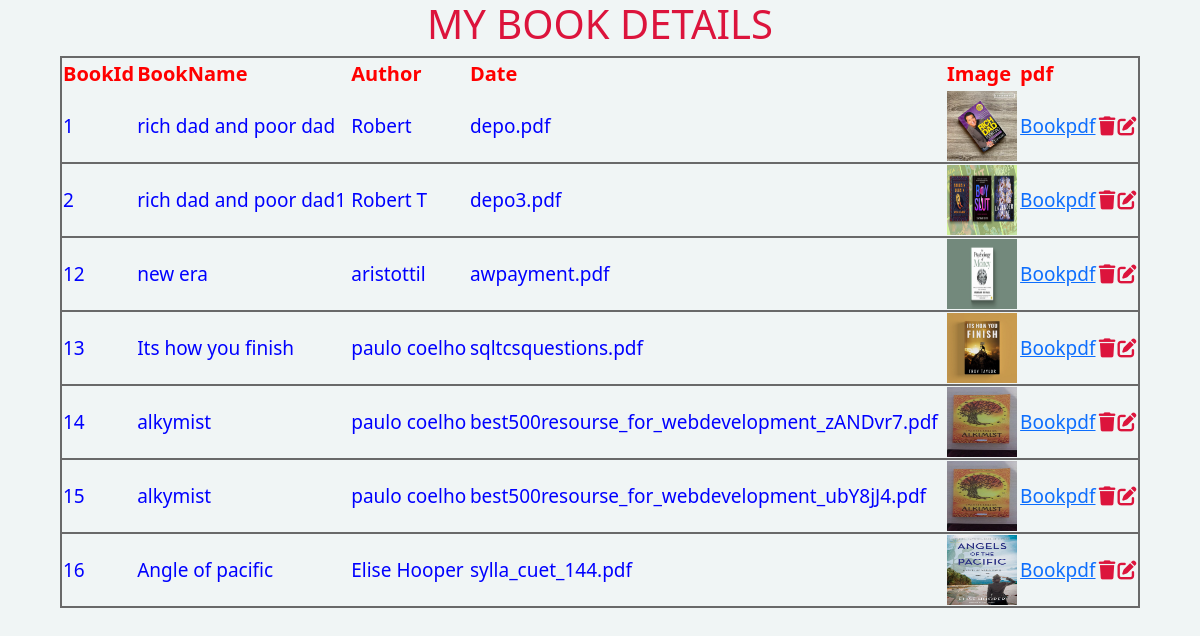
The page /book_app/bookpro/ on the database its author committed.
### book_app/models.py (models this page shows, shortened)
class bookmodel(models.Model):
    bookna=models.CharField(max_length=60)
    bookau=models.CharField(max_length=50)
    bookpdf=models.FileField(upload_to='book_app/static')
    bookimage=models.FileField(upload_to='book_app/static')
    date=models.DateField(auto_now_add=True)

### book_app/views.py (the view)
# urls.py: path('bookpro/',userbookdetails.as_view(),name='bookpro'),
class userbookdetails(generic.ListView):
    model=bookmodel
    template_name='bookprofile.html'
    def get(self,request):
        a=self.model.objects.all()
        id1=[]
        nam=[]
        ba=[]
        bpdf=[]
        bima=[]
        bda=[]
        for i in a:
            na=i.bookna
            nam.append(na)
            au=i.bookau
            ba.append(au)
            pd=str(i.bookpdf).split('/')[-1]
            bpdf.append(pd)
            img=str(i.bookimage).split('/')[-1]
            bima.append(img)
            da=i.date
            bda.append(da)
            ide=i.id
            id1.append(ide)
        mylist=zip(nam,ba,bpdf,bima,bda,id1)
        return render(request,self.template_name,{'a':mylist})

### book_app/templates/bookprofile.html (shortened to what this page needs)
<!DOCTYPE html>
{% load static %}
<html lang="en">
<head>
    <link href="https://cdn.jsdelivr.net/npm/bootstrap@5.0.2/dist/css/bootstrap.min.css" rel="stylesheet">
</head>
<body>
<h1>MY BOOK DETAILS</h1>
  <table class="t1">
      <tr>
          <th><label>BookId</label></th>
          <th><label>BookName</label></th>
          <th><label>Author</label></th>
          <th><label>Date</label></th>
          <th><label>Image</label></th>
          <th><label>pdf</label></th>
      </tr>
    {% for i,j,k,l,m,n in a %}
      <tr>
          <td>{{n}}</td>
          <td>{{i}}</td>
          <td>{{j}}</td>
          <td>{{k}}</td>
           <td><img src="{% static l %}" height="70px;" width="70px;"></td>
          <td><a href="{% static m %}">Bookpdf</a></td>
          <td><a href="http://127.0.0.1:8000/book_app/deletesinglepro/{{n}}"><i class="fa-solid fa-trash"></i></a></td>
        <td><a href="http://127.0.0.1:8000/book_app/bookprofileup/{{n}}"><i class="fa-solid fa-pen-to-square"></i></a></td>
    </tr>
      {% endfor %}
</table>
</body>
</html>

### book_app/templates/bookprofile.html (style rules this page uses)
body { background-color:#f0f5f5; }
h1 { text-align:center; color:crimson; }
.t1 { border:2px solid dimgrey; width:90%; margin-left:60px; }
th { color:red; font-size:20px; }
td { color:blue; font-size:19px; border-bottom:2px solid dimgrey; }
.fa-solid { color:crimson; }

### rows shown on the page
bookmodel: a "rich dad and poor dad", a "Robert"
bookmodel: a "rich dad and poor dad1", a "Robert T"
bookmodel: a "new era", a "aristottil"
bookmodel: a "Its how you finish", a "paulo coelho"
bookmodel: a "alkymist", a "paulo coelho"
bookmodel: a "alkymist", a "paulo coelho"
bookmodel: a "Angle of pacific", a "Elise Hooper"

### other values the page prints
{{ n }} "1" "2" "12" "13" "14" "15" "16"
{{ k }} "depo.pdf" "depo3.pdf" "awpayment.pdf" "sqltcsquestions.pdf" "best500resourse_for_webdevelopment_zANDvr7.pdf" "best500resourse_for_webdevelopment_ubY8jJ4.pdf" "sylla_cuet_144.pdf"
